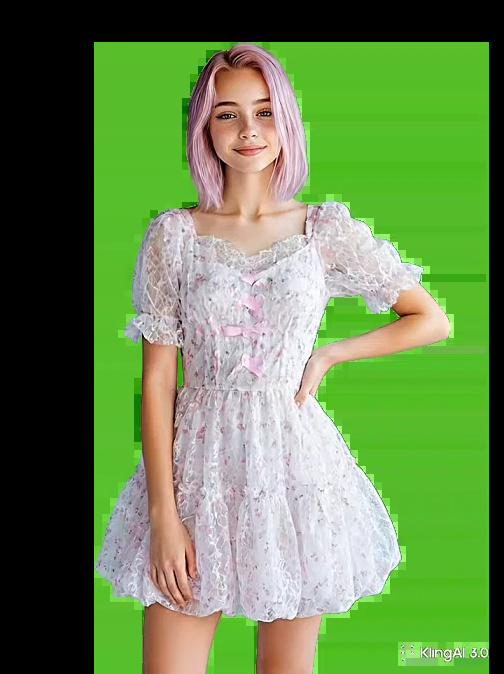
#> input picture source/IMG_0919.webp, 504 x 674 px, given in place of Krissy_sweater_3x4.mp4, which was not available
$ python mp4_to_webp.py
#> lines starting #> are read from the running program, lines starting #| are printed output that depends on the picture; after the words box and inside, x2 and y2 are one past the last pixel; in counts of white or black regions, pixels touching at a corner belong together; pictures that were not available may be replaced by others from this repository, and a replacement may not be noted
import cv2
import numpy as np
from PIL import Image, ImageFilter


def super_optimized_chromakey_simple(input_path, output_path,
                                   scale=50, target_fps=15, quality=50,
                                   sharpen=False, sharpen_amount=1.0,
                                   crop_top=0, crop_bottom=0, crop_left=0, crop_right=0):
    """
    Параметры:
    - sharpen: применять ли увеличение резкости (True/False)
    - sharpen_amount: сила увеличения резкости (0.5-2.0, рекомендуется 1.0)
    - crop_top, crop_bottom, crop_left, crop_right: количество пикселей для обрезки с каждой стороны
    """
#> called with input_path = 'source/Krissy_sweater_3x4.mp4', scale = 80, target_fps = 10, quality = 90, sharpen = True, sharpen_amount = 0.5, crop_top = 0, crop_bottom = 0

    cap = cv2.VideoCapture(input_path)
    original_fps = cap.get(cv2.CAP_PROP_FPS)
    print(original_fps)
    skip_ratio = max(1, int(original_fps / target_fps))
    print(skip_ratio)

    frames = []
    frame_count = 0

    while True:
        ret, frame = cap.read()
#> frame is the input picture: shape (674, 504, 3); mean B, G, R 80.6, 135.9, 104.5
        if not ret:
            break
        if frame_count % skip_ratio == 0:
            # Уменьшение разрешения
            if scale < 100:
                height, width = frame.shape[:2]
#> height = 674; width = 504
                new_width = int(width * scale / 100)
#> new_width = 403
                new_height = int(height * scale / 100)
#> new_height = 539
                frame = cv2.resize(frame, (new_width, new_height),
                                 interpolation=cv2.INTER_AREA)
#> frame: shape (539, 403, 3)

            # ОБРЕЗКА (если нужна)
            if crop_top > 0 or crop_bottom > 0 or crop_left > 0 or crop_right > 0:
                height, width = frame.shape[:2]
                frame = frame[crop_top:height-crop_bottom, crop_left:width-crop_right]

            # УВЕЛИЧЕНИЕ РЕЗКОСТИ (если включено)
            if sharpen:
                # Метод Unsharp Mask - правильное увеличение резкости
                gaussian = cv2.GaussianBlur(frame, (0, 0), 2.0)
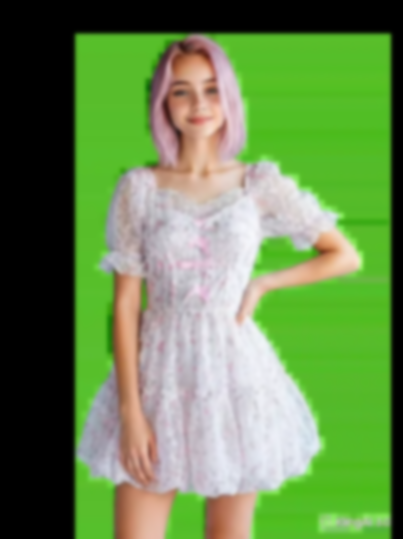
#> gaussian: shape (539, 403, 3); mean B, G, R 80.6, 135.9, 104.5
                frame = cv2.addWeighted(frame, 1.0 + sharpen_amount, gaussian, -sharpen_amount, 0)
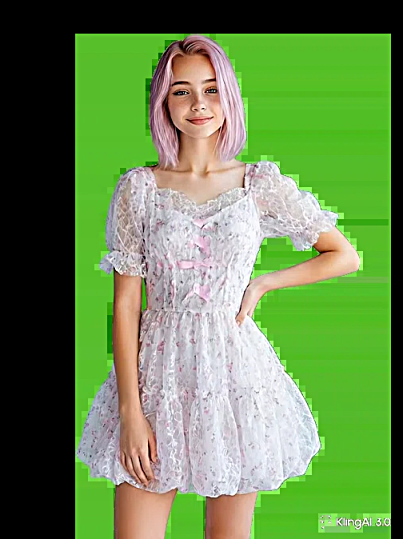
#> frame: shape (539, 403, 3); mean B, G, R 80.7, 136.3, 104.6

            # ПРОСТОЙ НО ЭФФЕКТИВНЫЙ МЕТОД

            # 1. Создаем базовую маску
            hsv = cv2.cvtColor(frame, cv2.COLOR_BGR2HSV)
#> hsv: shape (539, 403, 3); mean H, S, V 52.4, 90, 144.6

            # Широкий диапазон зеленого
            lower_green = np.array([30, 40, 40])
            upper_green = np.array([90, 255, 255])
            # lower_green = np.array([0, 0, 0])
            # upper_green = np.array([0, 0, 0])
            mask = cv2.inRange(hsv, lower_green, upper_green)
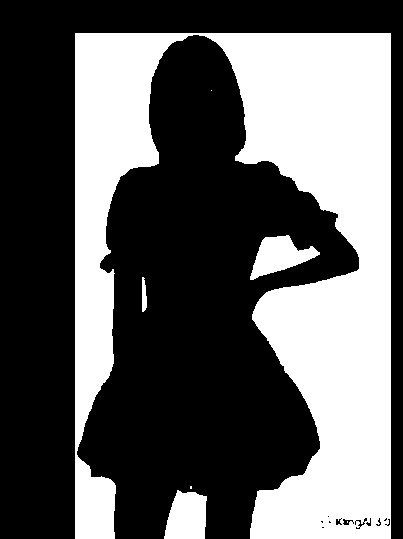
#> mask: shape (539, 403); 37.6% white; 7 white regions (3 under 20 px), largest, box (x1, y1, x2, y2) and area: (75, 33, 391, 539) 78168, (164, 490, 207, 539) 1686, (250, 235, 320, 280) 1634, (142, 277, 147, 312) 139

            # 2. Создаем градиентную маску для плавных краев
            mask = cv2.GaussianBlur(mask.astype(np.float32), (3,3), 0.5)
            mask = np.clip(mask, 0, 255).astype(np.uint8)

            # 3. Инвертируем и применяем с коррекцией
            mask_inv = 255 - mask
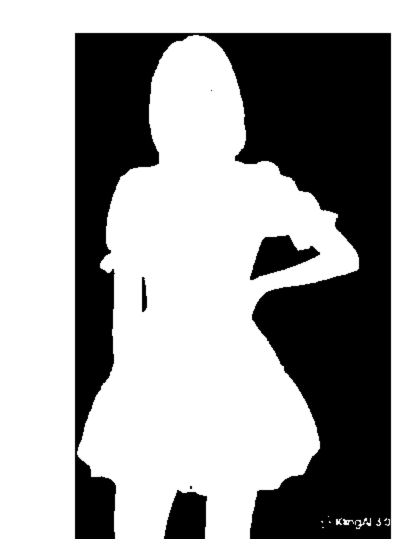
#> mask_inv: shape (539, 403); min 0, max 255, mean 159.2

            # 4. Простой деспилл - уменьшаем зеленый в полупрозрачных областях
            rgba = cv2.cvtColor(frame, cv2.COLOR_BGR2RGBA)

            # Применяем альфа канал
            rgba[:, :, 3] = mask_inv
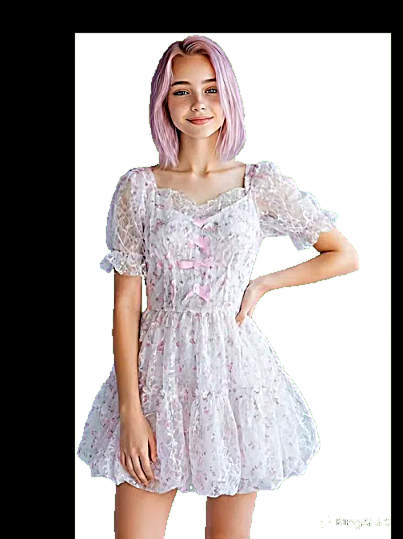
#> rgba: shape (539, 403, 4); mean R, G, B, A 104.6, 136.3, 80.7, 159.2; transparent parts drawn white

            frames.append(Image.fromarray(rgba))

        frame_count += 1

    cap.release()

    # [7 lines of commented-out code are left out]

    if frames:
        duration = int(1000 / target_fps)
        frames[0].save(output_path, format='WEBP', save_all=True,
                      append_images=frames[1:], duration=duration,
                      loop=0, quality=quality)
        return True, len(frames)
    return False, 0


if __name__ == "__main__":
    super_optimized_chromakey_simple('source/Krissy_sweater_3x4.mp4', 'result/Krissy_sweater_3x4_70_10_85_ss.webp',
                         scale=80, target_fps=10, quality=90,
                         sharpen=True, sharpen_amount=0.5,
                         crop_top=0)
